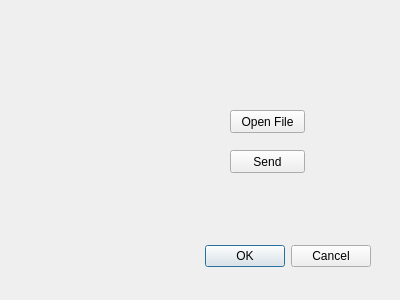
<?xml version="1.0" encoding="UTF-8"?>
<ui version="4.0">
 <class>Dialog</class>
 <widget class="QDialog" name="Dialog">
  <property name="geometry">
   <rect>
    <x>0</x>
    <y>0</y>
    <width>400</width>
    <height>300</height>
   </rect>
  </property>
  <property name="windowTitle">
   <string>Dialog</string>
  </property>
  <widget class="QDialogButtonBox" name="buttonBox">
   <property name="geometry">
    <rect>
     <x>30</x>
     <y>240</y>
     <width>341</width>
     <height>32</height>
    </rect>
   </property>
   <property name="orientation">
    <enum>Qt::Horizontal</enum>
   </property>
   <property name="standardButtons">
    <set>QDialogButtonBox::Cancel|QDialogButtonBox::Ok</set>
   </property>
  </widget>
  <widget class="QPushButton" name="pushButton">
   <property name="geometry">
    <rect>
     <x>230</x>
     <y>110</y>
     <width>75</width>
     <height>23</height>
    </rect>
   </property>
   <property name="text">
    <string>Open File</string>
   </property>
  </widget>
  <widget class="QPushButton" name="pushButton_2">
   <property name="geometry">
    <rect>
     <x>230</x>
     <y>150</y>
     <width>75</width>
     <height>23</height>
    </rect>
   </property>
   <property name="text">
    <string>Send</string>
   </property>
  </widget>
 </widget>
 <resources/>
 <connections>
  <connection>
   <sender>buttonBox</sender>
   <signal>accepted()</signal>
   <receiver>Dialog</receiver>
   <slot>accept()</slot>
   <hints>
    <hint type="sourcelabel">
     <x>248</x>
     <y>254</y>
    </hint>
    <hint type="destinationlabel">
     <x>157</x>
     <y>274</y>
    </hint>
   </hints>
  </connection>
  <connection>
   <sender>buttonBox</sender>
   <signal>rejected()</signal>
   <receiver>Dialog</receiver>
   <slot>reject()</slot>
   <hints>
    <hint type="sourcelabel">
     <x>316</x>
     <y>260</y>
    </hint>
    <hint type="destinationlabel">
     <x>286</x>
     <y>274</y>
    </hint>
   </hints>
  </connection>
 </connections>
</ui>
